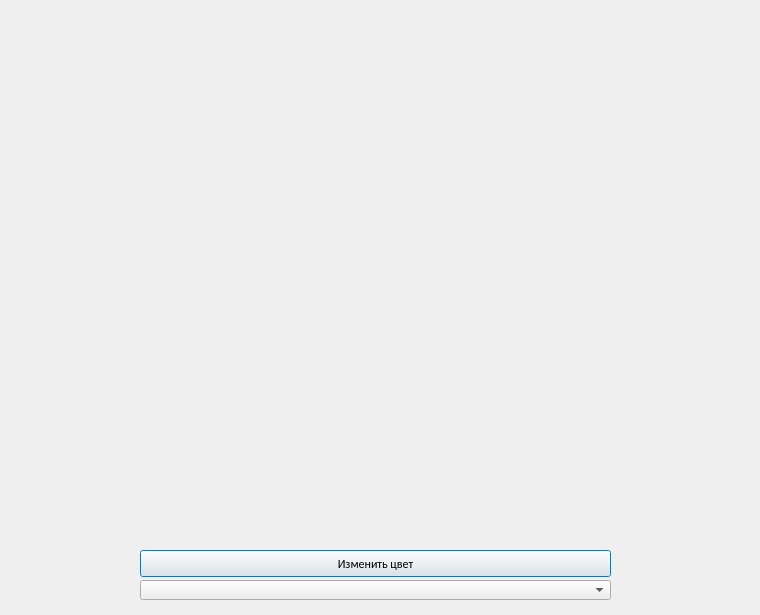
<?xml version="1.0" encoding="UTF-8"?>
<ui version="4.0">
 <class>Dialog</class>
 <widget class="QDialog" name="Dialog">
  <property name="geometry">
   <rect>
    <x>0</x>
    <y>0</y>
    <width>760</width>
    <height>615</height>
   </rect>
  </property>
  <property name="font">
   <font>
    <family>Carlito</family>
   </font>
  </property>
  <property name="windowTitle">
   <string>График</string>
  </property>
  <widget class="QComboBox" name="ChangeColorBox">
   <property name="geometry">
    <rect>
     <x>140</x>
     <y>580</y>
     <width>471</width>
     <height>20</height>
    </rect>
   </property>
  </widget>
  <widget class="QPushButton" name="ChangeColorBtn">
   <property name="geometry">
    <rect>
     <x>140</x>
     <y>550</y>
     <width>471</width>
     <height>27</height>
    </rect>
   </property>
   <property name="text">
    <string>Изменить цвет</string>
   </property>
  </widget>
  <widget class="QCustomPlot" name="customPlot" native="true">
   <property name="geometry">
    <rect>
     <x>20</x>
     <y>20</y>
     <width>721</width>
     <height>491</height>
    </rect>
   </property>
  </widget>
  <widget class="QLabel" name="graph_result">
   <property name="geometry">
    <rect>
     <x>20</x>
     <y>520</y>
     <width>351</width>
     <height>18</height>
    </rect>
   </property>
   <property name="text">
    <string/>
   </property>
  </widget>
 </widget>
 <customwidgets>
  <customwidget>
   <class>QCustomPlot</class>
   <extends>QWidget</extends>
   <header>qcustomplot.h</header>
   <container>1</container>
  </customwidget>
 </customwidgets>
 <resources/>
 <connections/>
</ui>
